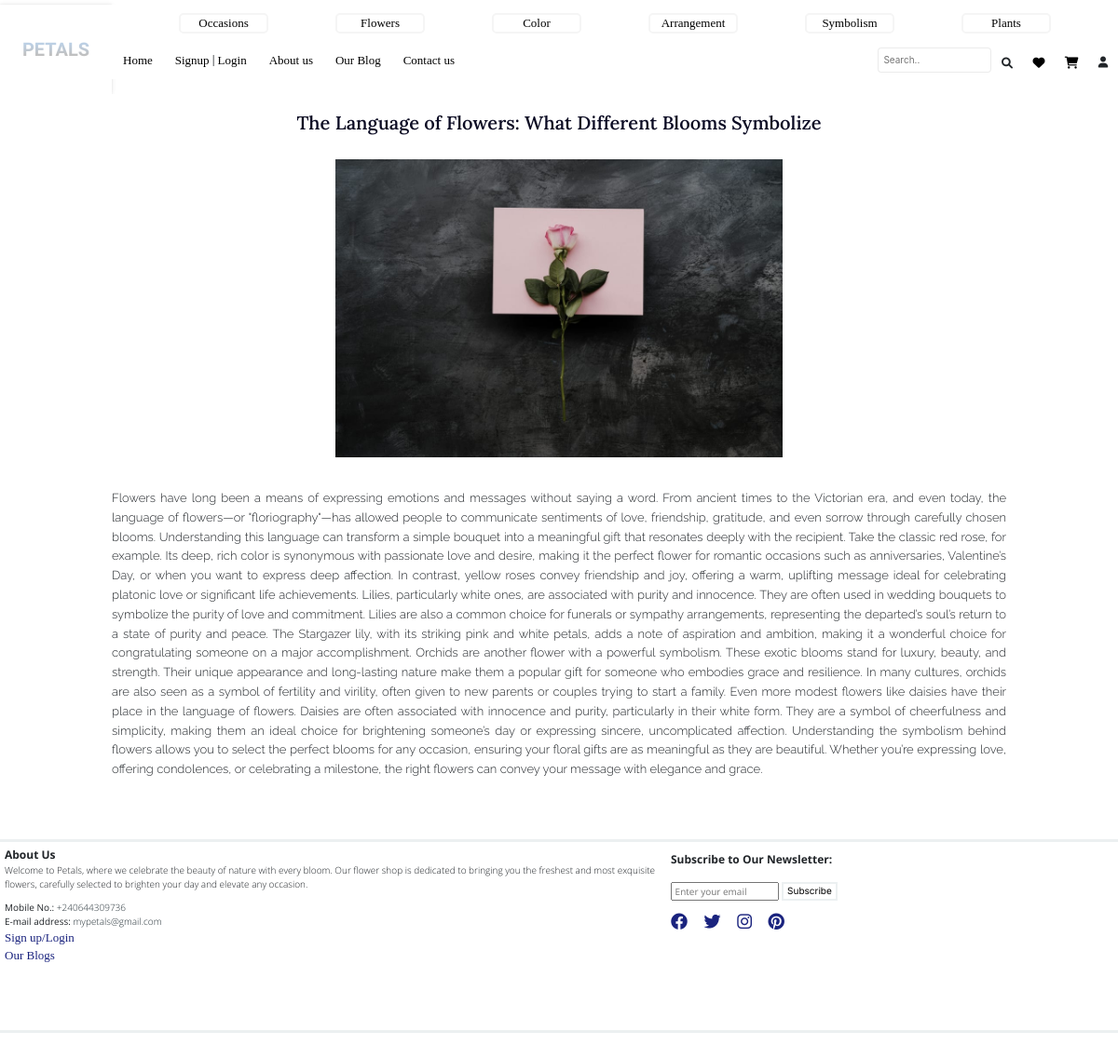
The page /blog/1 on the database its author committed.
### app/models.py (models this page shows, shortened)
class Blog(db.Model):
    id = db.Column(db.Integer, primary_key=True)
    title = db.Column(db.String(200), nullable=False)
    blogtext = db.Column(db.Text, nullable=False)
    image_url = db.Column(db.String(200), nullable=True)

### app/routes.py (the view)
@app.route('/blog/<id>')
def blog(id):
    blog_post = Blog.query.filter_by(id=int(id)).first_or_404()
    return render_template('blog.html', blog_post=blog_post)

### app/templates/blog.html
{% extends 'base.html' %}
{% block main %}
<div class="indiblog">
    <div class="indiblogtitle">{{ blog_post.title }}</div>
    {% if blog_post.image_url %}
        <div class="indiblogimage">
            <img src="{{ url_for('static', filename='uploads/' ~ blog_post.image_url) }}" alt="Blog Image">
        </div>
    {% endif %}
    <div class="indiblogtext">
        {{ blog_post.blogtext }}
    </div>
</div>
{% endblock %}

### app/static/css/nav.css (style rules this page uses)
* { margin: 0; padding: 0; }
:root { font-size: 10px; }

### app/static/css/main.css (style rules this page uses)
:root { font-size: 10px; }
body { margin: 0; padding: 0; display: flex; flex-direction: column; justify-content: center; align-items: center; background-color: white!important; }
.indiblog { height: auto; width: 100%; background-color: white; margin-bottom: 5rem; text-align: center; display: flex; justify-content: flex-start; align-items: center; flex-direction: column; }
.indiblogtitle { font-size: 2rem; color:#0A0A23; font-family: "Lora", serif; font-optical-sizing: auto; font-weight:550; font-style: normal; margin-bottom: 3vh; margin-top: 2vh; }
.indiblogimage { height: 40vh; width: 50%; margin-bottom: 3vh; }
.indiblogimage img { height: 40vh; width: auto; }
.indiblogtext { height: auto; width: 80%; text-align: justify; margin: 1rem auto; line-height: 1.6; font-size: 1.3rem; font-family: "Raleway", sans-serif; font-optical-sizing: auto; font-weight: 300; font-style: normal; }

### rows shown on the page
Blog: title "The Language of Flowers: What Different Blooms Symbolize", image_url (picture), blogtext "Flowers have long been a means of expressing emotions and messages without saying a word. From ancient times to the Victorian era, and even today, the language of flowers—or \"floriography\"—has allowed people to communicate sentiments of love, friendship, gratitude, and even sorrow through carefully chosen blooms. Understanding this language can transform a simple bouquet into a meaningful gift that resonates deeply with the recipient. Take the classic red rose, for example. Its deep, rich color is synonymous with passionate love and desire, making it the perfect flower for romantic occasions such as anniversaries, Valentine’s Day, or when you want to express deep affection. In contrast,…"
